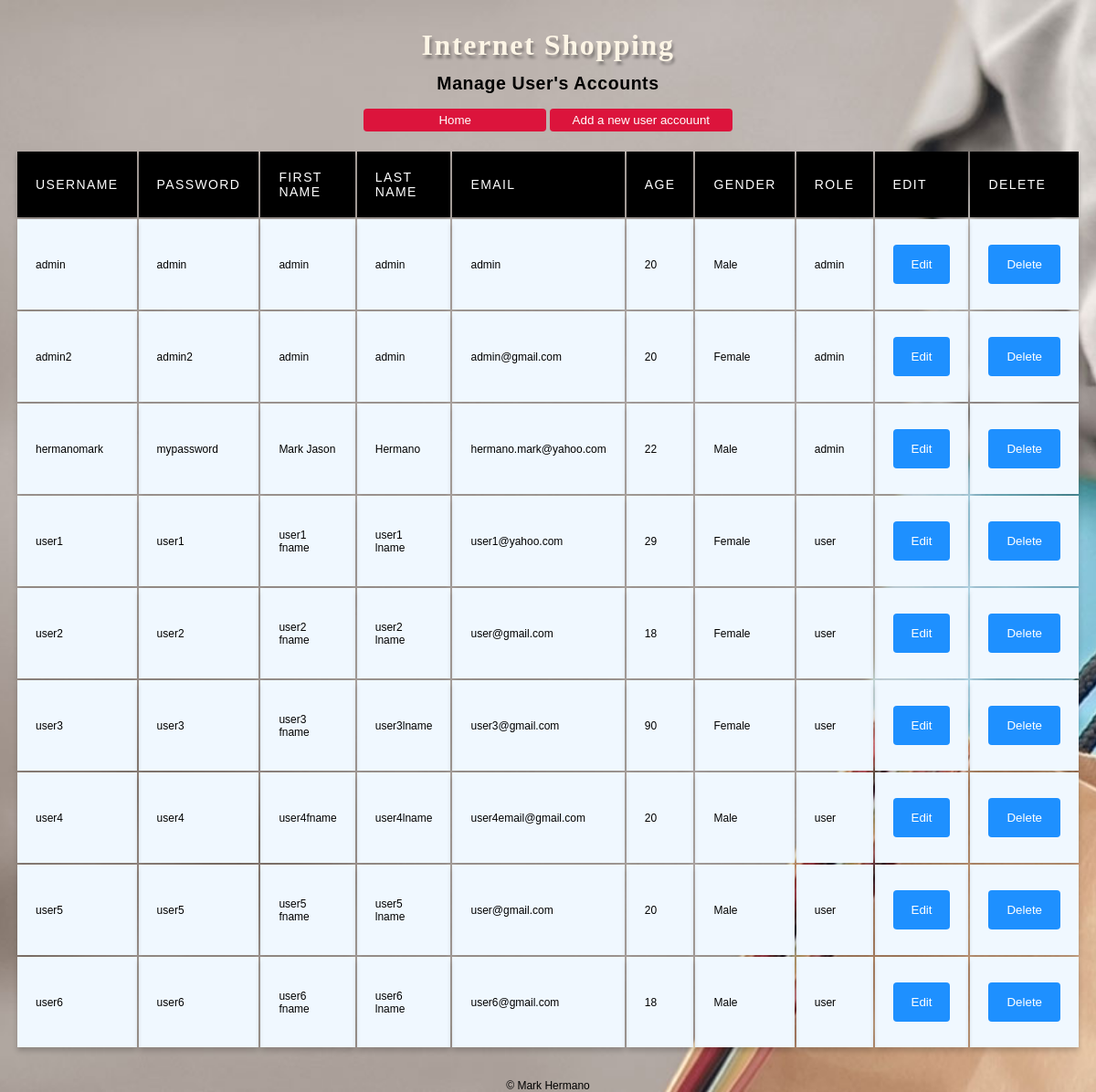
/view_user.php, run on an earlier commit of the app's database.
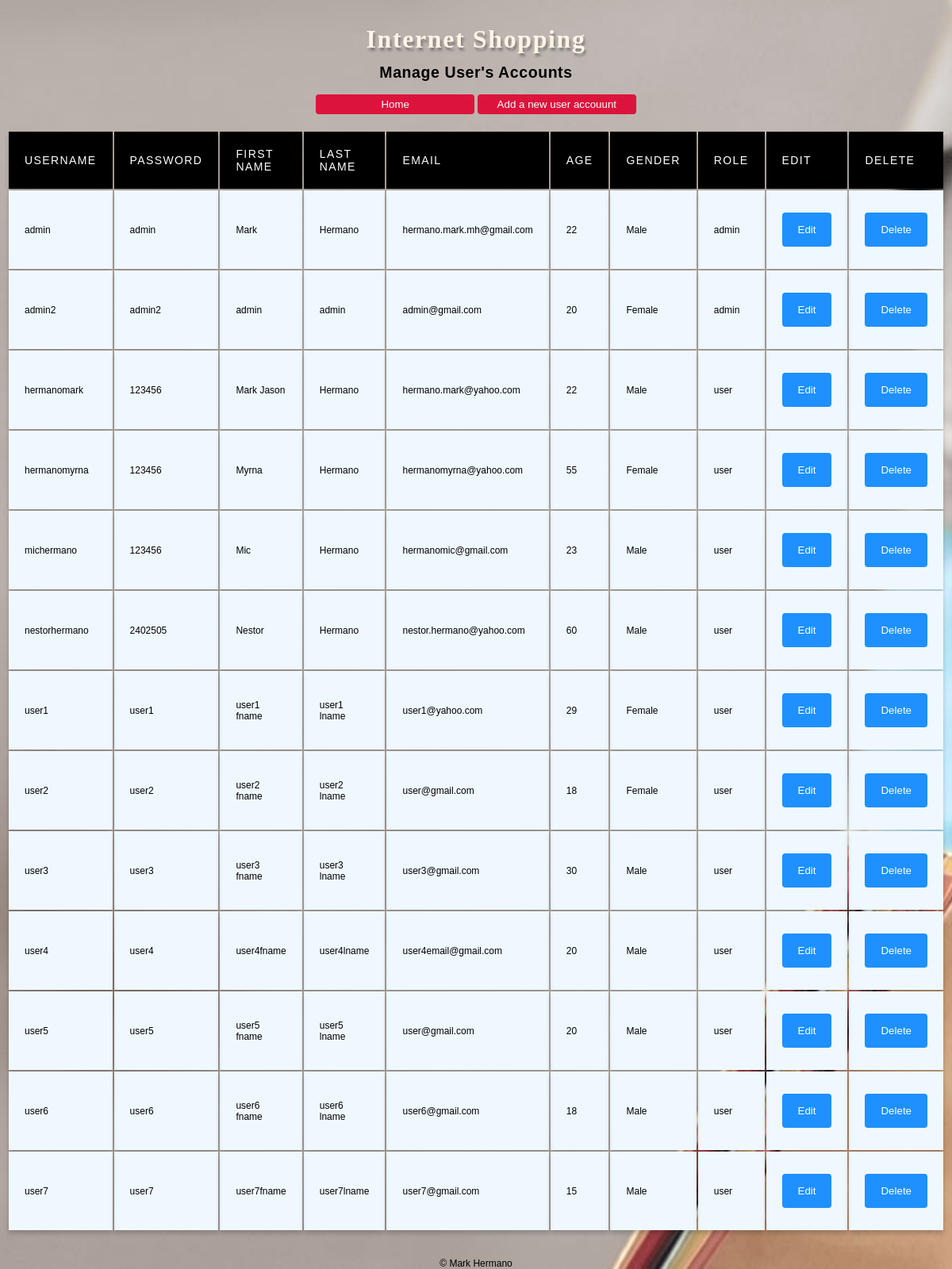
And on a later commit of the database.
### tables this page shows
CREATE TABLE `tblaccount` (
  `aUsername` varchar(50) NOT NULL,
  `aPassword` varchar(50) NOT NULL,
  `aFirstname` varchar(50) NOT NULL,
  `aLastname` varchar(50) NOT NULL,
  `aEmail` varchar(50) NOT NULL,
  `aAge` int(10) NOT NULL,
  `aGender` varchar(10) NOT NULL,
  `aRole` varchar(20) NOT NULL
);

### view_user.php (the view, shortened to what this page needs)
<!DOCTYPE html>
<html>
<head>
<link href="css/style.css" rel="stylesheet" type="text/css">
<link href="css/main_table.css" rel="stylesheet" type="text/css">
</head>
<body>
	<h1>Internet Shopping</h1>
  <div class="container_main_view_user">
    <h2>Manage User's Accounts</h2>
      <div align="center">
        <a href="main_admin.php" class="no_underline"><input type="submit" name="home" class="button4" value="Home"></a>
        <a href="new_user.php" class='no_underline'><input type='submit' value="Add a new user accouunt" class="button4"></a>
      <div>
  	<?php
  	include("connectDB.php");
  	$result = mysql_query("SELECT * from tblaccount")
  		or die (mysql_error());
  	echo "<table>
      <thead>
  		<tr>
  			<th>Username</th>
  			<th>Password</th>
  			<th>First Name</th>
  			<th>Last Name</th>
  			<th>Email</th>
  			<th>Age</th>
  			<th>Gender</th>
  			<th>Role</th>
  			<th>Edit</th>
  			<th>Delete</th>
      </thead>
  		</tr>";
  	while ($row = mysql_fetch_array($result)) {
  		echo "<tr>
  			<td>".$row['aUsername']."</td>
  			<td>".$row['aPassword']."</td>
  			<td>".$row['aFirstname']."</td>
  			<td>".$row['aLastname']."</td>
  			<td>".$row['aEmail']."</td>
  			<td>".$row['aAge']."</td>
  			<td>".$row['aGender']."</td>
  			<td>".$row['aRole']."</td>";
  			echo "<td><a href='edit_user.php? id=".$row['aUsername']."' class='no_underline'> <input type='submit' value='Edit' class='button'> </a></td>";
  			echo "<td><a href='delete_user.php? id=".$row['aUsername']."' class='no_underline'><input type='submit' value='Delete' class='button'> </a></td>
  			</tr>";
  		}
  		echo "</table>";
    ?>
  </div>
  <footer>
     © Mark Hermano
  </footer>
</body>
</html>

### connectDB.php (shortened to what this page needs)
<!DOCTYPE html>
<html>
<head>
</head>
<body>
</body>
</html>

### css/style.css (style rules this page uses)
body { margin: 0; padding: 0; background-image:url("../images/shopping_bg.jpg"); background-repeat: no-repeat; background-position: center; background-attachment: fixed; background-size: cover; }
a { text-decoration: none; }
h1 { position: relative; top: 10px; text-align: center; letter-spacing: 0.05em; font-family: Palatino, 'Palatino Linotype', serif; color: Oldlace; text-shadow: 2px 4px 3px rgba(0,0,0,0.3); }
h2 { text-align: center; letter-spacing: 0.03em; }
.button { background-color: dodgerblue; color: white; padding: 14px 20px; margin: 8px 0; border: none; cursor: pointer; width: 100%; border-radius: 4px; }
.button4 { background-color: crimson; color: white; padding: 5px 5px; margin: 0 0; border: none; cursor: pointer; width: 200px; border-radius: 4px; }
.container_main_view_user { position: relative; width: 1200px; margin: 0 auto; padding: 0 auto; font-family: Arial, Helvetica, sans-serif; font-size: 13px; }
footer { padding: 13px 0 0; margin: 13px 0 0; position: relative; text-align: center; font-size: 12px; }

### css/main_table.css (style rules this page uses)
table { height: 40%; left: 10%; margin: 20px auto; overflow-y: scroll; position: static; width: 80%; }
thead th { background-color: black; color: #FFF; font-size: 14px; font-weight: 100; letter-spacing: 0.1em; text-transform: uppercase; }
tr { background-color: aliceblue; border-bottom: 1px solid #FFF; margin-bottom: 5px; }
th, td { font-weight: 400; padding: 20px; text-align: left; font-size: 12px; box-shadow: 0 4px 6px 0 hsla(0,0%,0%,0.2); }

What changed in the data, as far as the page shows it:
changed tblaccount "admin": aFirstname "admin" → "Mark"; aLastname "admin" → "Hermano"; aEmail "admin" → "hermano.mark.mh@gmail.com"; aAge "20" → "22"
changed tblaccount "hermanomark": aPassword "mypassword" → "123456"; aRole "admin" → "user"
added tblaccount: aUsername "hermanomyrna", aPassword "123456", aFirstname "Myrna", aLastname "Hermano", aEmail "hermanomyrna@yahoo.com", aAge "55", aGender "Female", aRole "user"
added tblaccount: aUsername "michermano", aPassword "123456", aFirstname "Mic", aLastname "Hermano", aEmail "hermanomic@gmail.com", aAge "23", aGender "Male", aRole "user"
added tblaccount: aUsername "nestorhermano", aPassword "2402505", aFirstname "Nestor", aLastname "Hermano", aEmail "nestor.hermano@yahoo.com", aAge "60", aGender "Male", aRole "user"
changed tblaccount "user3": aLastname "user3lname" → "user3 lname"; aAge "90" → "30"; aGender "Female" → "Male"
added tblaccount: aUsername "user7", aPassword "user7", aFirstname "user7fname", aLastname "user7lname", aEmail "user7@gmail.com", aAge "15", aGender "Male", aRole "user"
